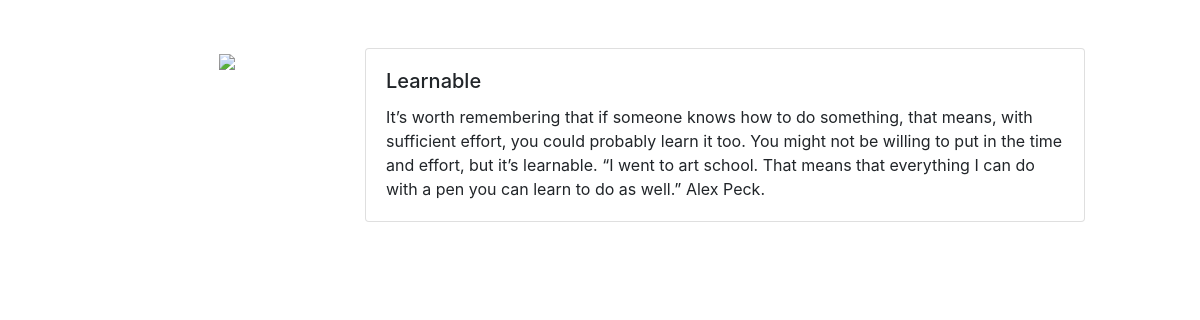
Page /blog/learnable on the committed database.
### blog/models.py (models this page shows, shortened)
class BlogPost(models.Model):
    author = models.ForeignKey(User, default=1, null=True, on_delete=models.SET_NULL)
    title = models.CharField(max_length=120)
    content = models.TextField(null=True, blank=True)
    slug = models.SlugField(unique=True)

### blog/views.py (the view)
# urls.py: path('<str:slug>', views.blogpost),
def blogpost(request, slug):
    template_name = 'blog/blogpost.html'
    blogpost_obj = get_object_or_404(BlogPost,slug=slug)
    context = {"object": blogpost_obj}
    return render(request, template_name, context)

### blog/templates/blog/blogpost.html
{% extends 'main_left_sidebar.html' %}
{% block content %}
    {% include 'blog/list_inline.html' with blog_post=object truncate=False detail=True %}
{% endblock content %}
{% block sidebar %}
    <div class="row">
        <div class="col-md-2 mx-auto">
                <img src='https://buyerclub.in/wp-content/uploads/2019/10/Logo.png' width="150px" />
        </div>
    </div>
{% endblock sidebar %}

### blog/templates/blog/list_inline.html (shortened to what this page needs)
<div class="card">
    <div class="card-body">
        <h5 class="card-title">{{blog_post.title}}</h5>
        {% if truncate %}
            <p class="card-text">{{blog_post.content|truncatewords:30}}</p>
        {% else %}
        <p class="card-text">{{blog_post.content}}</p>
        {% endif %}
    </div>
</div>

### rows in the picture
BlogPost: title "Learnable", content "It’s worth remembering that if someone knows how to do something, that means, with sufficient effort, you could probably learn it too. You might not be willing to put in the time and effort, but it’s learnable. “I went to art school. That means that everything I can do with a pen you can learn to do as well.” Alex Peck."
